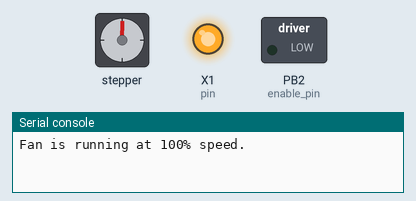
A program run on a simulated pyboard running MicroPython. Shown: stepper motor, switched loads named in the program (green lamp = pin HIGH), output pins drawn as LEDs (lit = HIGH), the last lines printed to the serial console. Files the program writes start out absent; pins used as bus, display or sensor lines are not drawn. At 1.0 s the program stops and its outputs stay as they are.

Above: at 0.15 s.
At 0.75 s:
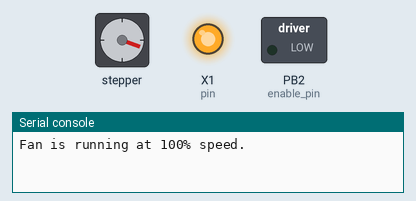
At 1.1 s:
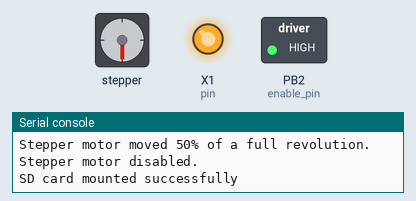
Timing chart, 0 to 2.5 s (numbered marks = the images above):
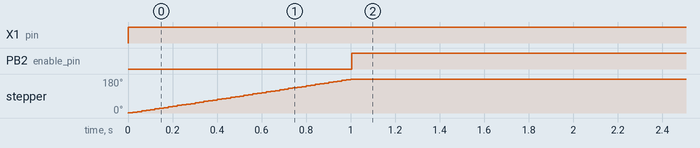

Measured:
- by itself, X1 (pin): LOW → HIGH at 0.00 s
- by itself, PB2 (enable_pin): LOW → HIGH at 1.0 s
- by itself, stepper: turns 180° clockwise in 1.0 s

The program:

ShortCircuitTesting.py
```python
from machine import Pin, PWM, SPI
import time
import sdcard
import os
# Function to control the fan
class FanController:
    def __init__(self, pin, freq=25000):
        self.fan_pin = Pin(pin, Pin.OUT)
        self.pwm = PWM(self.fan_pin)
        self.pwm.freq(freq)

    def set_speed(self, duty_cycle_percent):
        # Convert percentage to duty cycle (0-65535 scale for duty_u16)
        duty = int(duty_cycle_percent * 65535 / 100)
        self.pwm.duty_u16(duty)

# Function to control the stepper motor
class StepperController:
    def __init__(self, dir_pin, step_pin, enable_pin, steps_per_rev=200):
        self.dir_pin = Pin(dir_pin, Pin.OUT)
        self.step_pin = Pin(step_pin, Pin.OUT)
        self.enable_pin = Pin(enable_pin, Pin.OUT)
        self.steps_per_rev = steps_per_rev

        # Enable the driver (LOW is active for A4988 enable pin)
        self.enable_pin.value(0)

    def step_by_percentage(self, percentage, direction, delay=0.005):
        # Calculate the steps for the given percentage
        steps = int(self.steps_per_rev * (percentage / 100))

        # Set the direction
        self.dir_pin.value(direction)

        # Loop to send pulses
        for _ in range(steps):
            self.step_pin.value(1)
            time.sleep(delay)
            self.step_pin.value(0)
            time.sleep(delay)

    def disable(self):
        # Disable the driver (set ENABLE high to turn off motor)
        self.enable_pin.value(1)

# Initialize and control the fan
fan = FanController(pin=0)
fan.set_speed(100)  # Set fan to 100% speed
print("Fan is running at 100% speed.")

# Initialize and control the stepper motor
stepper = StepperController(dir_pin=16, step_pin=17, enable_pin=18)
try:
    stepper.step_by_percentage(50, direction=1, delay=0.005)  # Rotate stepper motor by 50% of a full revolution
    print("Stepper motor moved 50% of a full revolution.")
finally:
    stepper.disable()
    print("Stepper motor disabled.")

# to run stepper you have to call the whole class and re initialize
# StepperController(dir_pin=16, step_pin=17, enable_pin=18).step_by_percentage(50,direction=1,delay=0.005)


# temperature stuff
import dht
dht_sensor_in_box = 15
dht_external = dht.DHT22(Pin(dht_sensor_in_box))
def getSensorData():
    # Trigger the DHT22 to take a reading
    dht_external.measure()
    # Read temperature and humidity from the sensor
    temperature_c_EX = dht_external.temperature()  # in Celsius
    humidity_EX = dht_external.humidity()          # in
    #Convert Celsius to Fahrenheit
    temperature_f_EX = temperature_c_EX * 9 / 5 + 32
        # Print the values to the terminal
    return temperature_f_EX, humidity_EX

# SD card stuff
def record_values(temp_f, humidity, temp_f2, humidity2, voltage):
    try:
        with open(csv_file, "a") as file:
            timestamp = time.localtime()  # Get the current time (YYYY-MM-DD HH:MM:SS format)
            formatted_time = f"{timestamp[0]}-{timestamp[1]:02d}-{timestamp[2]:02d} {timestamp[3]:02d}:{timestamp[4]:02d}:{timestamp[5]:02d}"
            file.write(f"{formatted_time},{temp_f},{humidity},{temp_f2},{humidity2},{voltage}\n")
            print(f"Recorded: {formatted_time}, {temp_f}, {humidity}, {temp_f2}, {humidity2}, {voltage}")
    except Exception as e:
        print("Error writing to file:", e)

#initialize sd card
spi = SPI(0, baudrate=1000000, polarity=0, phase=0, sck=machine.Pin(2), mosi=machine.Pin(3), miso=machine.Pin(4))
cs = Pin(5, machine.Pin.OUT)

sd = sdcard.SDCard(spi,cs)
os.mount(sd,"/sd")
print("SD card mounted successfully")
# CSV file setup
csv_file = "/sd/data_log.csv"

# Write headers if file doesn't exist
if not "data_log.csv" in os.listdir("/sd"):
    with open(csv_file, "w") as file:
        file.write("Timestamp,Temperature_F,Humidity,Temperature_F2,Humidity2,Voltage\n")
```
